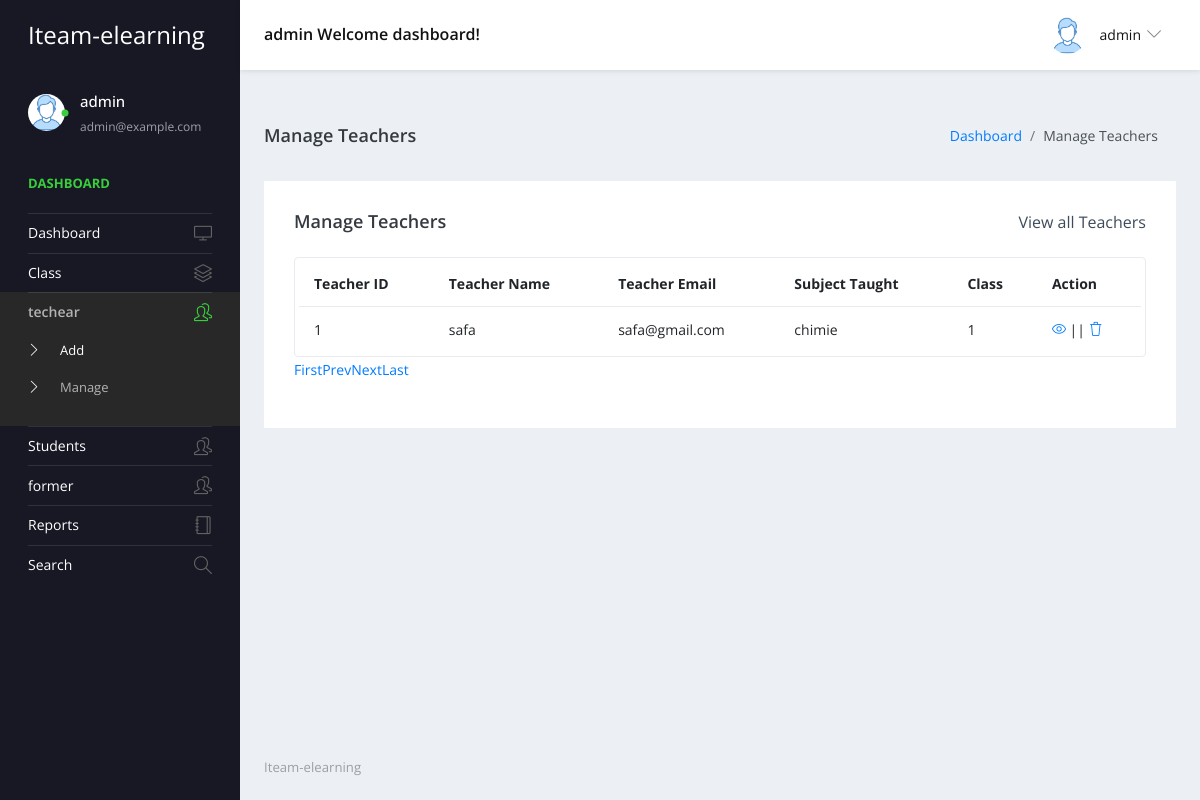
Screenshot of /admin/manage-teacher.php (signed in) with the database file from the repository.
### tables this page shows
CREATE TABLE `teacher` (
  `id_user` int(11) NOT NULL,
  `username` varchar(50) NOT NULL,
  `password` varchar(255) NOT NULL,
  `email` varchar(50) NOT NULL,
  `matiere` varchar(100) DEFAULT NULL,
  `classe` varchar(50) DEFAULT NULL
);

### admin/manage-teacher.php (the view, shortened to what this page needs)
<?php
include('includes/dbconnection.php');
?>
<!DOCTYPE html>
<html lang="en">
<head>
    <link rel="stylesheet" href="vendors/simple-line-icons/css/simple-line-icons.css">
    <link rel="stylesheet" href="vendors/flag-icon-css/css/flag-icon.min.css">
    <link rel="stylesheet" href="vendors/css/vendor.bundle.base.css">
    <link rel="stylesheet" href="./vendors/daterangepicker/daterangepicker.css">
    <link rel="stylesheet" href="./vendors/chartist/chartist.min.css">
    <link rel="stylesheet" href="./css/style.css">
</head>
<body>
<div class="container-scroller">
    <?php include_once('includes/header.php');?>
    <div class="container-fluid page-body-wrapper">
        <?php include_once('includes/sidebar.php');?>
        <div class="main-panel">
            <div class="content-wrapper">
                <div class="page-header">
                    <h3 class="page-title">Manage Teachers</h3>
                    <nav aria-label="breadcrumb">
                        <ol class="breadcrumb">
                            <li class="breadcrumb-item"><a href="dashboard.php">Dashboard</a></li>
                            <li class="breadcrumb-item active" aria-current="page">Manage Teachers</li>
                        </ol>
                    </nav>
                </div>
                <div class="row">
                    <div class="col-md-12 grid-margin stretch-card">
                        <div class="card">
                            <div class="card-body">
                                <div class="d-sm-flex align-items-center mb-4">
                                    <h4 class="card-title mb-sm-0">Manage Teachers</h4>
                                    <a href="#" class="text-dark ml-auto mb-3 mb-sm-0">View all Teachers</a>
                                </div>
                                <div class="table-responsive border rounded p-1">
                                    <table class="table">
                                        <thead>
                                            <tr>
                                                <th class="font-weight-bold">Teacher ID</th>
                                                <th class="font-weight-bold">Teacher Name</th>
                                                <th class="font-weight-bold">Teacher Email</th>
                                                <th class="font-weight-bold">Subject Taught</th>
                                                <th class="font-weight-bold">Class</th>
                                                <th class="font-weight-bold">Action</th>
                                            </tr>
                                        </thead>
                                        <tbody>
                                            <?php
                                            if (isset($_GET['pageno'])) {
                                                $pageno = $_GET['pageno'];
                                            } else {
                                                $pageno = 1;
                                            }
                                            $no_of_records_per_page = 15;
                                            $offset = ($pageno-1) * $no_of_records_per_page;
                                            $total_pages_sql = "SELECT COUNT(*) FROM teacher";
                                            $stmt = $dbh->prepare($total_pages_sql);
                                            $stmt->execute();
                                            $total_rows = $stmt->fetchColumn();
                                            $total_pages = ceil($total_rows / $no_of_records_per_page);
                                            $sql = "SELECT teacher.id_user, teacher.username, teacher.email, teacher.matiere, teacher.classe
                                                    FROM teacher
                                                    LIMIT $offset, $no_of_records_per_page";
                                            $query = $dbh->prepare($sql);
                                            $query->execute();
                                            $results = $query->fetchAll(PDO::FETCH_OBJ);
                                            if ($query->rowCount() > 0) {
                                                foreach ($results as $row) {
                                            ?>
                                                    <tr>
                                                        <td><?php echo htmlentities($row->id_user);?></td>
                                                        <td><?php echo htmlentities($row->username);?></td>
                                                        <td><?php echo htmlentities($row->email);?></td>
                                                        <td><?php echo htmlentities($row->matiere);?></td>
                                                        <td><?php echo htmlentities($row->classe);?></td>
                                                        <td>
                                                            <div>
                                                                <a href="edit-teacher-detail.php?editid=<?php echo htmlentities($row->id_user); ?>"><i class="icon-eye"></i></a>
                                                                ||
                                                                <a href="manage-teachers.php?delid=<?php echo ($row->id_user); ?>" onclick="return confirm('Do you really want to Delete ?');">
                                                                    <i class="icon-trash"></i>
                                                                </a>
                                                            </div>
                                                        </td>
                                                    </tr>
                                            <?php
                                                }
                                            }
                                            ?>
                                        </tbody>
                                    </table>
                                </div>
                                <div align="left">
                                    <ul class="pagination">
                                        <li><a href="?pageno=1">First</a></li>
                                        <li class="<?php if($pageno <= 1) { echo 'disabled'; } ?>">
                                            <a href="<?php if($pageno <= 1) { echo '#'; } else { echo "?pageno=".($pageno - 1); } ?>">Prev</a>
                                        </li>
                                        <li class="<?php if($pageno >= $total_pages) { echo 'disabled'; } ?>">
                                            <a href="<?php if($pageno >= $total_pages) { echo '#'; } else { echo "?pageno=".($pageno + 1); } ?>">Next</a>
                                        </li>
                                        <li><a href="?pageno=<?php echo $total_pages; ?>">Last</a></li>
                                    </ul>
                                </div>
                            </div>
                        </div>
                    </div>
                </div>
            </div>
            <?php include_once('includes/footer.php');?>
        </div>
    </div>
</div>
</body>
</html>

### admin/includes/header.php (shortened to what this page needs)
<nav class="navbar default-layout-navbar col-lg-12 col-12 p-0 fixed-top d-flex flex-row">
    <div class="navbar-brand-wrapper d-flex align-items-center">
        <a class="navbar-brand brand-logo" href="dashboard.php">
            <strong style="color: white;">Iteam-elearning</strong>
        </a>
    </div>
    <?php
    $userId = $_SESSION['admin_id'];
    $sql = "SELECT * FROM admin WHERE id_user=:userId";
    $query = $dbh->prepare($sql);
    $query->bindParam(':userId', $userId, PDO::PARAM_STR);
    $query->execute();
    $results = $query->fetchAll(PDO::FETCH_ASSOC);
    if ($query->rowCount() > 0) {
        foreach ($results as $row) { ?>
            <div class="navbar-menu-wrapper d-flex align-items-center flex-grow-1">
                <h5 class="mb-0 font-weight-medium d-none d-lg-flex"><?php echo htmlentities($row['username']); ?> Welcome dashboard!</h5>
                <ul class="navbar-nav navbar-nav-right ml-auto">
                    <li class="nav-item dropdown d-none d-xl-inline-flex user-dropdown">
                        <a class="nav-link dropdown-toggle" id="UserDropdown" href="#" data-toggle="dropdown" aria-expanded="false">
                            <img class="img-xs rounded-circle ml-2" src="images/faces/face8.jpg" alt="Profile image"> <span class="font-weight-normal"> <?php echo htmlentities($row['username']); ?> </span>
                        </a>
                    </li>
                </ul>
            </div>
<?php
        }
    }
?>
</nav>

### admin/includes/sidebar.php (shortened to what this page needs)
<nav class="sidebar sidebar-offcanvas" id="sidebar">
    <ul class="nav">
        <li class="nav-item nav-profile">
            <a href="#" class="nav-link">
                <div class="profile-image">
                    <img class="img-xs rounded-circle" src="images/faces/face8.jpg" alt="profile image">
                    <div class="dot-indicator bg-success"></div>
                </div>
                <div class="text-wrapper">
                    <?php
                    $userId = $_SESSION['admin_id'];
                    $sql = "SELECT * FROM admin WHERE id_user = :userId";
                    $query = $dbh->prepare($sql);
                    $query->bindParam(':userId', $userId, PDO::PARAM_INT);
                    $query->execute();
                    $results = $query->fetchAll(PDO::FETCH_OBJ);
                    if ($query->rowCount() > 0) {
                        foreach ($results as $row) { ?>
                            <p class="profile-name"><?php echo htmlentities($row->username); ?></p>
                            <p class="designation"><?php echo htmlentities($row->email); ?></p>
                    <?php $cnt = $cnt + 1;
                        }
                    } ?>
                </div>
            </a>
        </li>
        <li class="nav-item nav-category">
            <span class="nav-link">Dashboard</span>
        </li>
        <li class="nav-item">
            <a class="nav-link" href="dashboard.php">
                <span class="menu-title">Dashboard</span>
                <i class="icon-screen-desktop menu-icon"></i>
            </a>
        </li>
        <li class="nav-item">
              <a class="nav-link" data-toggle="collapse" href="#ui-basic" aria-expanded="false" aria-controls="ui-basic">
                <span class="menu-title">Class</span>
                <i class="icon-layers menu-icon"></i>
              </a>
            </li>
        <li class="nav-item">
              <a class="nav-link" data-toggle="collapse" href="#auth" aria-expanded="false" aria-controls="auth">
                <span class="menu-title">techear</span>
                <i class="icon-people menu-icon"></i>
              </a>
              <div class="collapse" id="auth">
                <ul class="nav flex-column sub-menu">
                  <li class="nav-item"> <a class="nav-link" href="add_teacher.php"> Add  </a></li>
                  <li class="nav-item"> <a class="nav-link" href="manage-teacher.php"> Manage  </a></li>
                </ul>
              </div>
            </li>
        <li class="nav-item">
            <a class="nav-link" data-toggle="collapse" href="#ui-basic1" aria-expanded="false" aria-controls="ui-basic1">
                <span class="menu-title">Students</span>
                <i class="icon-people menu-icon"></i>
            </a>
        </li>
        <li class="nav-item">
              <a class="nav-link" data-toggle="collapse" href="#auth2" aria-expanded="false" aria-controls="auth">
                <span class="menu-title">former</span>
                <i class="icon-people menu-icon"></i>
              </a>
            </li>
        <li class="nav-item">
            <a class="nav-link" href="between-dates-reports.php">
                <span class="menu-title">Reports</span>
                <i class="icon-notebook menu-icon"></i>
            </a>
        </li>
        <li class="nav-item">
            <a class="nav-link" href="search.php">
                <span class="menu-title">Search</span>
                <i class="icon-magnifier menu-icon"></i>
            </a>
        </li>
    </ul>
</nav>

### rows the page displays
teacher: id_user "1", username "safa", email "safa@gmail.com", matiere "chimie", classe "1"

### other values shown
$row['username'] "admin"
$row->username "admin"
$row->email "admin@example.com"
